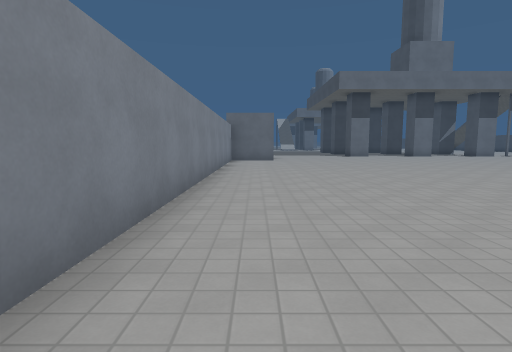
[1] (above)

22 first-person views from a walk through a level from a Godot 3-D game. The camera is 1.4 m above the floor, tilts 6° down and sees 80° across. The floor is counted in squares, 2 m on a side. Each view is taken from the middle of a square. On the plan, view 1 faces up. The plan holds only what a view shows up to about 10 squares ahead; the rest is blank. The place goes on beyond the plan. Surface patterns are stand-ins for the level's own textures.

[2]
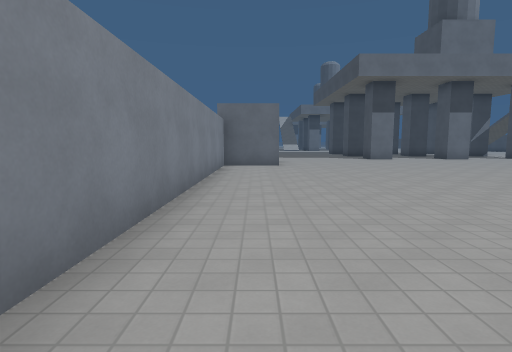

[3]
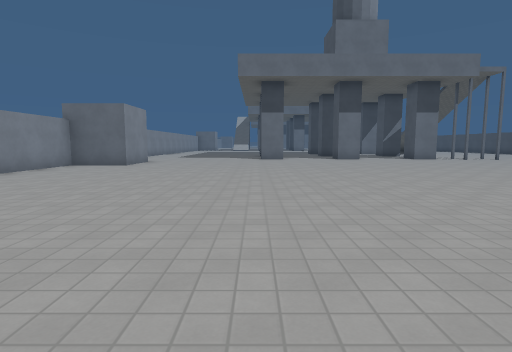

[4]
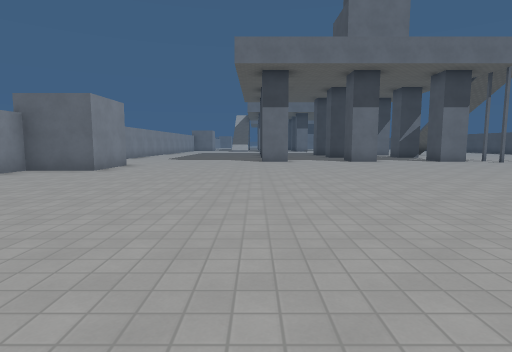

[5]
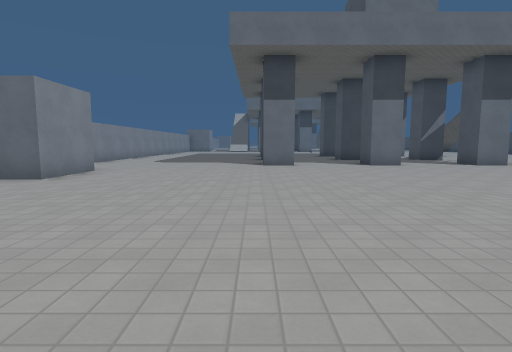

[6]
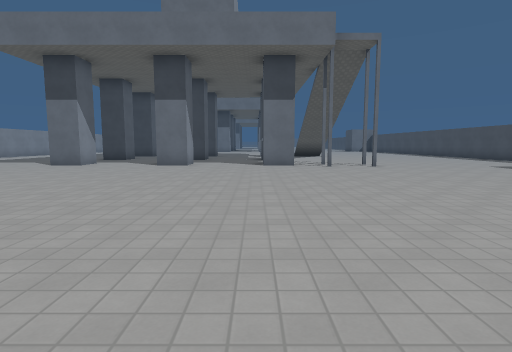

[7]
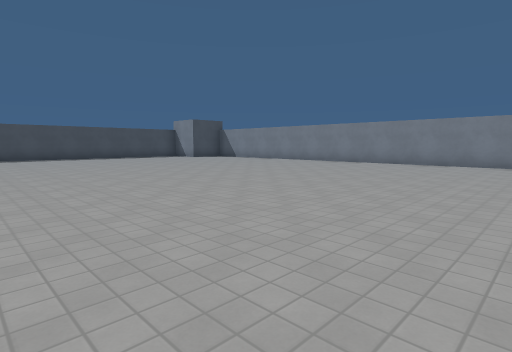

[8]
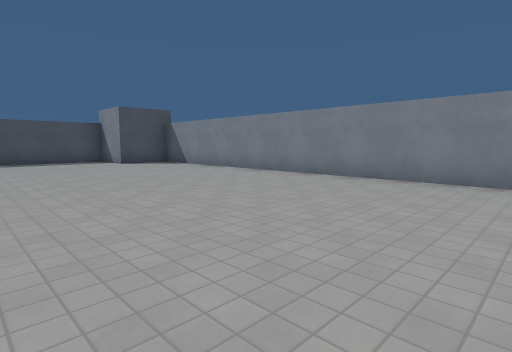

[9]
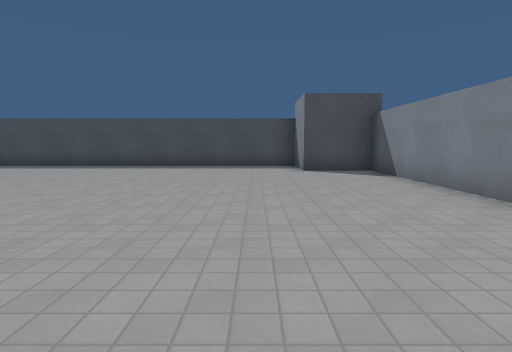

[10]
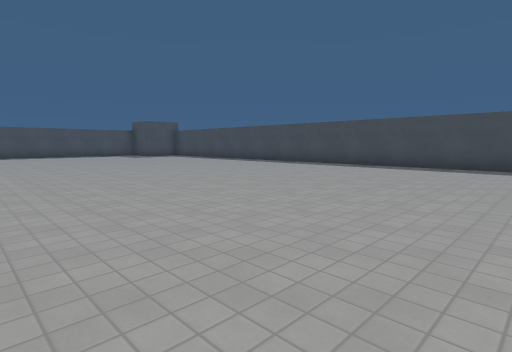

[11]
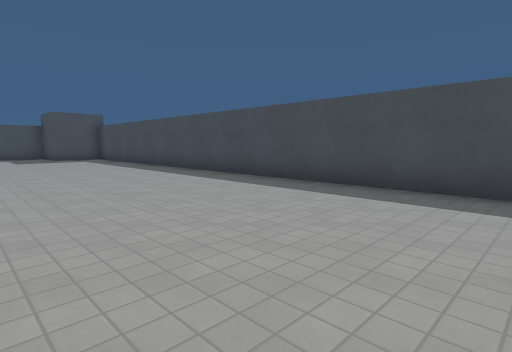

[12]
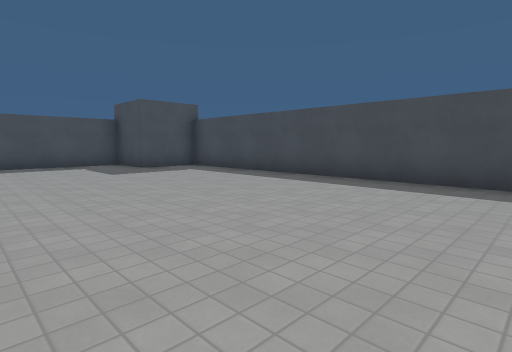

[13]
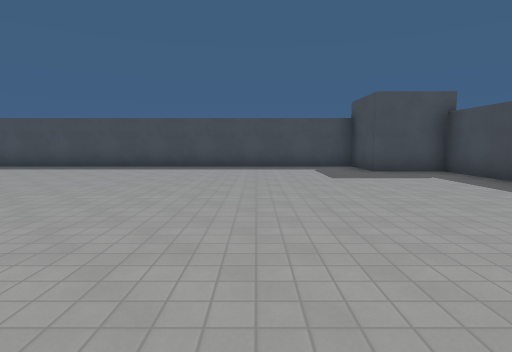

[14]
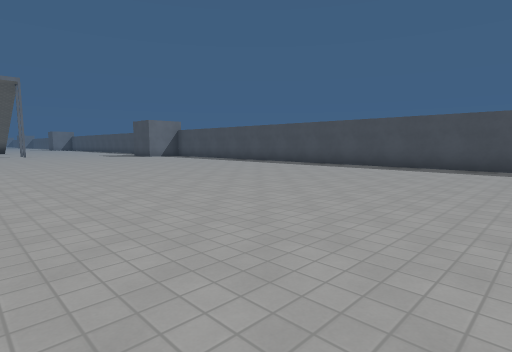

[15]
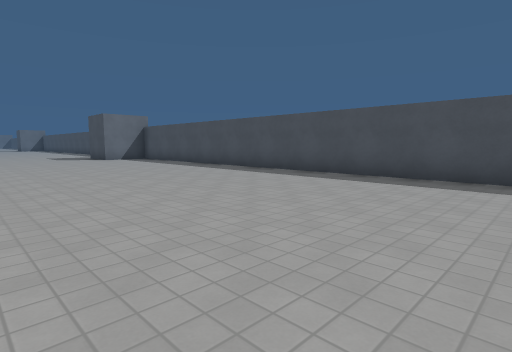

[16]
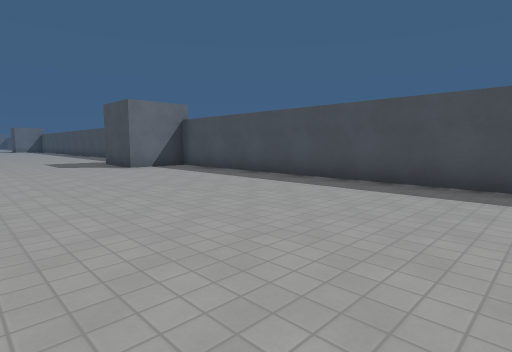

[17]
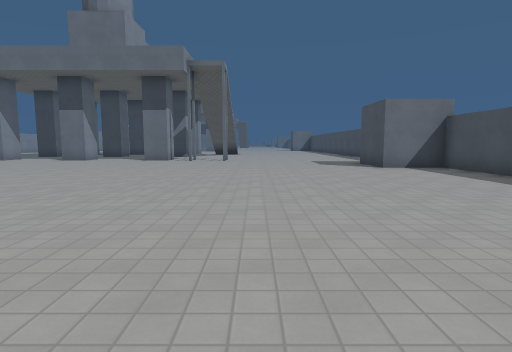

[18]
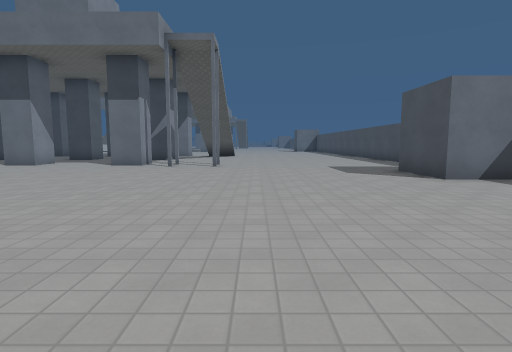

[19]
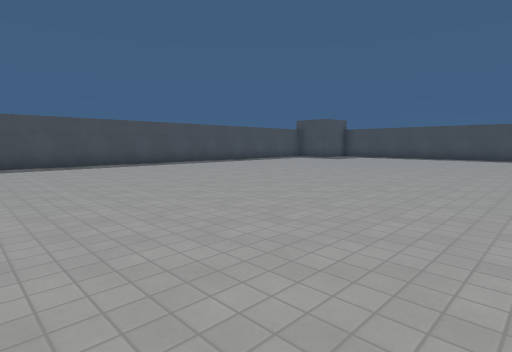

[20]
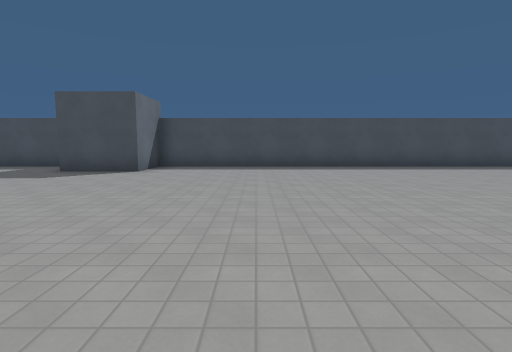

[21]
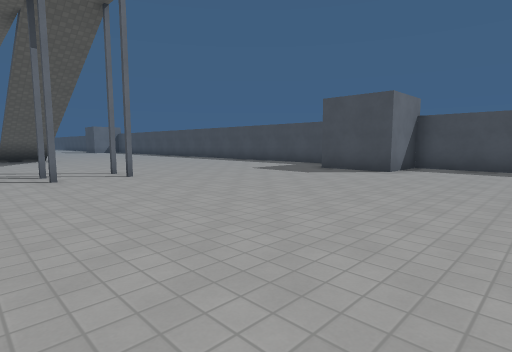

[22]
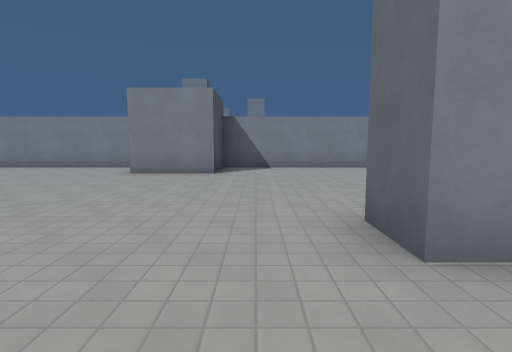

### Floor plan
Points are (right, up) in squares from view 1. A wall is a line through its corners. A room is listed if a view was taken in it or the views show most of it. See-through windows are left out.
Room 1 (views 1, 2, 3, 4, 5, 6, 7, 8, 9, 10, 11, 12, 13, 14, 15, 16, 17, 18, 19, 20, 21, 22)
walls: (9.9, 17) (8.8, 17); (13.4, 17) (12.2, 17); (6.3, 17.5) (6.3, 17) (5.2, 17); (22.6, 16.1) (22.6, 17.5); (-1, 17.5) (-1, 15) (0.8, 15) (0.8, 13) (-1, 13) (-1, -7) (0.8, -7) (0.8, -8.8) (20.8, -8.8) (20.8, -7) (22.6, -7) (22.6, 13) (20.8, 13) (20.8, 15)

Positions as (right, up) in squares from view 1, and headings:
1: (0, 0), facing up
2: (0, 3), facing up
3: (5, 3), facing up
4: (5, 5), facing up
5: (5, 7), facing up
6: (12, 7), facing up
7: (10, 7), facing down-left
8: (5, 4), facing down-left
9: (2, 1), facing down
10: (4, 1), facing down-right
11: (6, -4), facing down-right
12: (12, -3), facing down-right
13: (13, -4), facing right
14: (13, -3), facing up-right
15: (16, -1), facing up-right
16: (17, 4), facing up-right
17: (17, 4), facing up
18: (17, 7), facing up
19: (12, 7), facing down-right
20: (13, 10), facing right
21: (13, 10), facing up-right
22: (8, 16), facing left
